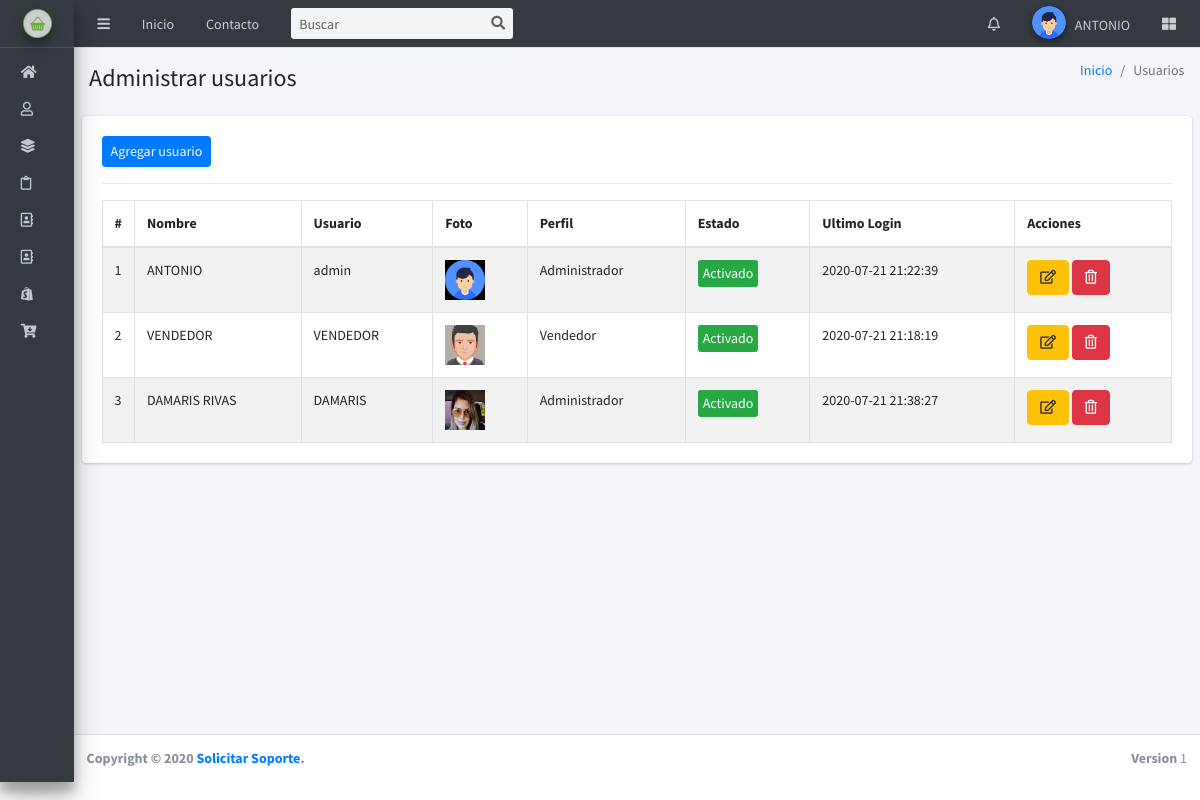
/usuario (signed in), run on the app's committed database.
### tables this page shows
CREATE TABLE IF NOT EXISTS `usuarios` (
  `id` int(11) NOT NULL AUTO_INCREMENT,
  `nombre` text NOT NULL,
  `usuario` text NOT NULL,
  `password` text NOT NULL,
  `perfil` text NOT NULL,
  `foto` text,
  `estado` int(11) DEFAULT NULL,
  `ultimo_login` timestamp NULL DEFAULT NULL,
  `fecha` timestamp NULL DEFAULT NULL,
  PRIMARY KEY (`id`)
);

### controladores/plantilla.controlador.php (called while the page is built)
<?php
class ControladorPlantilla{
	static public function ctrPlantilla(){
		include "vistas/plantilla.php";
	}
}

### index.php (called while the page is built, shortened)
<?php
require_once "controladores/plantilla.controlador.php";
require_once "controladores/usuarios.controlador.php";
require_once "controladores/historial.controlador.php";
require_once "modelos/usuarios.modelo.php";
$plantilla =  new ControladorPlantilla();
$plantilla ->ctrPlantilla();

### controladores/usuarios.controlador.php (called while the page is built, shortened)
<?php
class ControladorUsuarios{
		static public function ctrMostrarUsuarios($item, $valor){
			$tabla = "usuarios";
			$respuesta = ModeloUsuarios::MdlMostrarUsuarios($tabla, $item, $valor);
			return $respuesta;
		}
}

### modelos/conexion.php (called while the page is built)
<?php
class Conexion{
	static public  function conectar(){
		$link = new PDO(
			"mysql:host=localhost; dbname=optivision",
			"root",
			"");
		$link->exec("set names utf8");
		return $link;
	}
}

### modelos/usuarios.modelo.php (called while the page is built, shortened)
<?php
require_once "conexion.php";
class ModeloUsuarios{
	static public  function MdlMostrarUsuarios($tabla, $item, $valor){
		if ($item != null) {
			$stmt = Conexion::conectar()->prepare("select * from $tabla where $item = :$item");
			$stmt ->bindParam(":".$item, $valor, PDO::PARAM_STR);
			$stmt -> execute();
			return $stmt ->fetch();
		}else{
			$stmt = Conexion::conectar()->prepare("select * from $tabla");
			$stmt -> execute();
			return $stmt ->fetchAll();
		}
	}
}

### vistas/modulos/usuario.php (the view, shortened to what this page needs)
<div class="content-wrapper">
  <section class="content-header">
    <div class="container-fluid">
      <div class="row mb-2">
        <div class="col-sm-6">
          <h1>Administrar usuarios</h1>
        </div>
        <div class="col-sm-6">
          <ol class="breadcrumb float-sm-right">
            <li class="breadcrumb-item"><a href="inicio">Inicio</a></li>
            <li class="breadcrumb-item active">Usuarios</li>
          </ol>
        </div>
      </div>
    </div>
  </section>
  <section class="content">
    <div class="card">
      <div class="card-body card-success">
         <button class="btn btn-primary btn-sm" data-toggle="modal" data-target="#modalAgregarUsuario">Agregar usuario
         </button>
      <hr>
            <table   class="table table-striped table-bordered dt-responsive nowrap tablas tbuser" style="width:100%">
            <thead>
              <tr>
                <th style="width: 10px;">#</th>
                <th>Nombre</th>
                <th>Usuario</th>
                <th>Foto</th>
                <th>Perfil</th>
                <th>Estado</th>
                <th>Ultimo Login</th>
                <th>Acciones</th>
              </tr>
              </thead>
              <tbody>
              <?php
                $item = null;
                $valor = null;
                $usuarios = ControladorUsuarios::ctrMostrarUsuarios($item, $valor);
                foreach ($usuarios as $key => $value) {
                   echo '<tr>
                          <td>'.($key+1).'</td>
                          <td>'.$value["nombre"].'</td>
                          <td>'.$value["usuario"].'</td>
                          ';
                          if ($value["foto"] != "") {
                            echo ' <td><img src="'.$value["foto"].'" class="thumbnail" width="40px"></td>';
                          }else{
                            echo '<td><img src="vistas/img/usuarios/default/anonymous.png" class="thumbnail" width="40px"></td>';
                          }
                          echo '
                          <td>'.$value["perfil"].'</td>';
                           if ($value["estado"] != 0) {
                             echo '<td><button class="btn btn-success btn-xs btnActivar" idUsuario="'.$value["id"].'"  estadoUsuario="0">Activado</button></td>';
                            } else{
                               echo '  <td><button class="btn btn-danger btn-xs btnActivar" idUsuario="'.$value["id"].'" estadoUsuario="1">Desactivado</button></td>';
                            }
                          echo '
                          <td>'.$value["ultimo_login"].'</td>
                          <td>
                            <div class="btn-group-xs">
                              <button class="btn btn-warning btnEditarUsuario" idUsuario="'.$value["id"].'" data-toggle="modal" data-target="#modalEditarUsuario" name="btnEditarUsuario"><i class="far fa-edit"></i></button>
                              <button class="btn btn-danger btnEliminarUsuario" idUsuario="'.$value["id"].'" fotoUsuario="'.$value["foto"].'" nombreUsuario="'.$value["usuario"].'"><i class="far fa-trash-alt"></i></button>
                            </div>
                          </td>
                        </tr>';
                }
               ?>
              </tbody>
          </table>
      </div>
    </div>
  </section>
</div>

### vistas/css/editor.css (style rules this page uses)
h1 { margin-top:10px; line-height:40px; }

### data on the page
usuarios: nombre "ANTONIO", usuario "admin", foto (picture), perfil "Administrador", ultimo_login "2020-07-21 21:22:39"
usuarios: nombre "VENDEDOR", usuario "VENDEDOR", foto (picture), perfil "Vendedor", ultimo_login "2020-07-21 21:18:19"
usuarios: nombre "DAMARIS RIVAS", usuario "DAMARIS", foto (picture), perfil "Administrador", ultimo_login "2020-07-21 21:38:27"

### other printed values
$_SESSION["nombre"] "ANTONIO"
